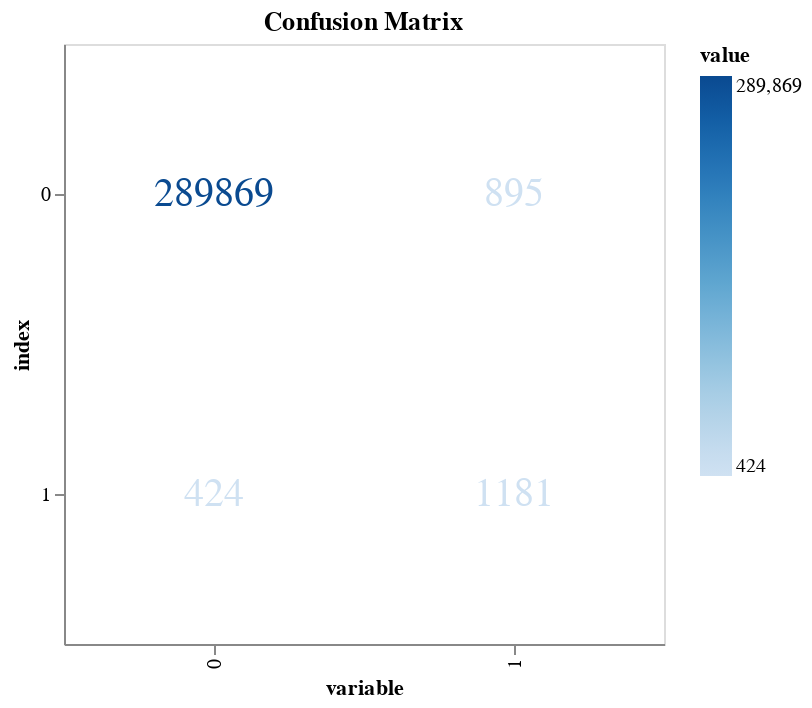

Here is the notebook cell this chart was saved with:
### Code cell
import pandas as pd
import altair as alt
import seaborn as sns
from sklearn.metrics import confusion_matrix

cm = confusion_matrix(y_test_log, y_pred_log) 


df_cm = pd.DataFrame(cm, index=["0", "1"], columns=["0", "1"])

df_cm_long = df_cm.reset_index().melt(id_vars='index')

chart = alt.Chart(df_cm_long).mark_text(size=20).encode(
    x='variable:N',
    y='index:N',
    color='value:Q',
    text='value:Q'
).properties(
    width=300,
    height=300,
    title='Confusion Matrix'
)

chart.display()

### Figure 1 — Vega-Lite specification as saved in the notebook (floating-point values rounded to 4 significant figures)
{"config": {"view": {"continuousWidth": 400, "continuousHeight": 300}}, "data": {"name": "data-530a40f7ca2ae52f5d682f51b4a4a11c"}, "mark": {"type": "text", "size": 20}, "encoding": {"color": {"field": "value", "type": "quantitative"}, "text": {"field": "value", "type": "quantitative"}, "x": {"field": "variable", "type": "nominal"}, "y": {"field": "index", "type": "nominal"}}, "height": 300, "title": "Confusion Matrix", "width": 300, "$schema": "https://vega.github.io/schema/vega-lite/v4.17.0.json", "datasets": {"data-530a40f7ca2ae52f5d682f51b4a4a11c": [{"index": "0", "variable": "0", "value": 289869}, {"index": "1", "variable": "0", "value": 424}, {"index": "0", "variable": "1", "value": 895}, {"index": "1", "variable": "1", "value": 1181}]}}
